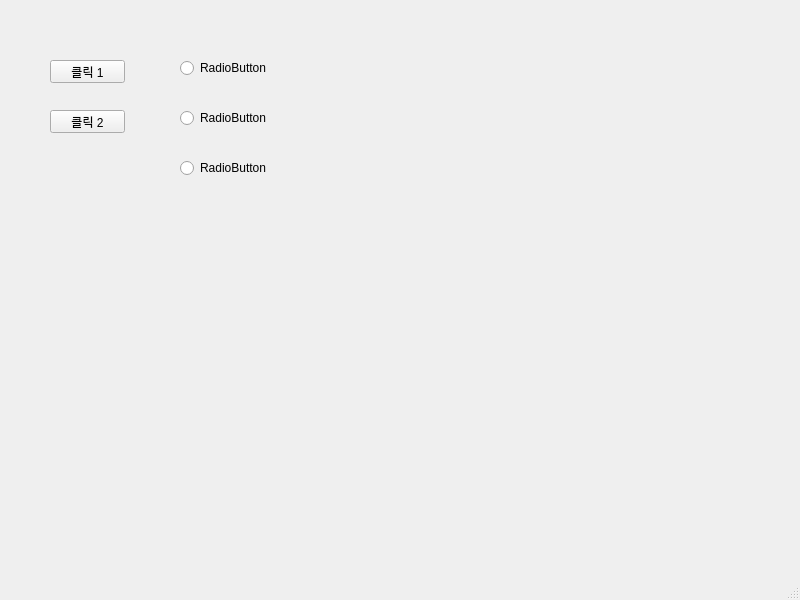
<?xml version="1.0" encoding="UTF-8"?>
<ui version="4.0">
 <class>MainWindow</class>
 <widget class="QMainWindow" name="MainWindow">
  <property name="geometry">
   <rect>
    <x>0</x>
    <y>0</y>
    <width>800</width>
    <height>600</height>
   </rect>
  </property>
  <property name="windowTitle">
   <string>MainWindow</string>
  </property>
  <widget class="QWidget" name="centralwidget">
   <widget class="QPushButton" name="pushButton_1">
    <property name="geometry">
     <rect>
      <x>50</x>
      <y>60</y>
      <width>75</width>
      <height>23</height>
     </rect>
    </property>
    <property name="text">
     <string>클릭 1</string>
    </property>
   </widget>
   <widget class="QPushButton" name="pushButton_2">
    <property name="geometry">
     <rect>
      <x>50</x>
      <y>110</y>
      <width>75</width>
      <height>23</height>
     </rect>
    </property>
    <property name="text">
     <string>클릭 2</string>
    </property>
   </widget>
   <widget class="QRadioButton" name="radioButton_1">
    <property name="geometry">
     <rect>
      <x>180</x>
      <y>60</y>
      <width>90</width>
      <height>16</height>
     </rect>
    </property>
    <property name="text">
     <string>RadioButton</string>
    </property>
   </widget>
   <widget class="QRadioButton" name="radioButton_2">
    <property name="geometry">
     <rect>
      <x>180</x>
      <y>110</y>
      <width>90</width>
      <height>16</height>
     </rect>
    </property>
    <property name="text">
     <string>RadioButton</string>
    </property>
   </widget>
   <widget class="QRadioButton" name="radioButton_3">
    <property name="geometry">
     <rect>
      <x>180</x>
      <y>160</y>
      <width>90</width>
      <height>16</height>
     </rect>
    </property>
    <property name="text">
     <string>RadioButton</string>
    </property>
   </widget>
  </widget>
  <widget class="QMenuBar" name="menubar">
   <property name="geometry">
    <rect>
     <x>0</x>
     <y>0</y>
     <width>800</width>
     <height>21</height>
    </rect>
   </property>
  </widget>
  <widget class="QStatusBar" name="statusbar"/>
 </widget>
 <resources/>
 <connections/>
</ui>
